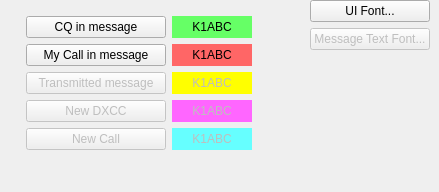
     <widget class="QWidget" name="colors_tab">
      <attribute name="title">
       <string>UI</string>
      </attribute>
      <widget class="QWidget" name="xQ" native="true">
       <property name="geometry">
        <rect>
         <x>0</x>
         <y>0</y>
         <width>430</width>
         <height>183</height>
        </rect>
       </property>
       <layout class="QHBoxLayout" name="horizontalLayout_3">
        <item>
         <layout class="QGridLayout" name="gridLayout_5" rowstretch="1,1,2" columnstretch="1,1,2">
          <item row="1" column="1">
           <layout class="QGridLayout" name="gridLayout_13">
            <item row="0" column="1">
             <widget class="QLabel" name="labCQ">
              <property name="minimumSize">
               <size>
                <width>80</width>
                <height>20</height>
               </size>
              </property>
              <property name="styleSheet">
               <string notr="true">QLabel{background-color: #66ff66}</string>
              </property>
              <property name="text">
               <string>K1ABC</string>
              </property>
              <property name="alignment">
               <set>Qt::AlignCenter</set>
              </property>
             </widget>
            </item>
            <item row="0" column="0">
             <widget class="QPushButton" name="pbCQmsg">
              <property name="minimumSize">
               <size>
                <width>140</width>
                <height>0</height>
               </size>
              </property>
              <property name="text">
               <string>CQ in message</string>
              </property>
             </widget>
            </item>
            <item row="1" column="0">
             <widget class="QPushButton" name="pbMyCall">
              <property name="minimumSize">
               <size>
                <width>140</width>
                <height>0</height>
               </size>
              </property>
              <property name="text">
               <string>My Call in message</string>
              </property>
             </widget>
            </item>
            <item row="1" column="1">
             <widget class="QLabel" name="labMyCall">
              <property name="minimumSize">
               <size>
                <width>80</width>
                <height>20</height>
               </size>
              </property>
              <property name="styleSheet">
               <string notr="true">QLabel{background-color: #ff6666}</string>
              </property>
              <property name="text">
               <string>K1ABC</string>
              </property>
              <property name="alignment">
               <set>Qt::AlignCenter</set>
              </property>
             </widget>
            </item>
            <item row="2" column="0">
             <widget class="QPushButton" name="pbTxMsg">
              <property name="enabled">
               <bool>false</bool>
              </property>
              <property name="minimumSize">
               <size>
                <width>140</width>
                <height>0</height>
               </size>
              </property>
              <property name="text">
               <string>Transmitted message</string>
              </property>
             </widget>
            </item>
            <item row="2" column="1">
             <widget class="QLabel" name="labTx">
              <property name="enabled">
               <bool>false</bool>
              </property>
              <property name="minimumSize">
               <size>
                <width>80</width>
                <height>20</height>
               </size>
              </property>
              <property name="styleSheet">
               <string notr="true">QLabel{background-color: yellow}</string>
              </property>
              <property name="text">
               <string>K1ABC</string>
              </property>
              <property name="alignment">
               <set>Qt::AlignCenter</set>
              </property>
             </widget>
            </item>
            <item row="3" column="1">
             <widget class="QLabel" name="labDXCC">
              <property name="enabled">
               <bool>false</bool>
              </property>
              <property name="minimumSize">
               <size>
                <width>80</width>
                <height>20</height>
               </size>
              </property>
              <property name="styleSheet">
               <string notr="true">QLabel{background-color: #ff66ff}</string>
              </property>
              <property name="text">
               <string>K1ABC</string>
              </property>
              <property name="alignment">
               <set>Qt::AlignCenter</set>
              </property>
             </widget>
            </item>
            <item row="4" column="0">
             <widget class="QPushButton" name="pbNewCall">
              <property name="enabled">
               <bool>false</bool>
              </property>
              <property name="minimumSize">
               <size>
                <width>140</width>
                <height>0</height>
               </size>
              </property>
              <property name="text">
               <string>New Call</string>
              </property>
             </widget>
            </item>
            <item row="3" column="0">
             <widget class="QPushButton" name="pbNewDXCC">
              <property name="enabled">
               <bool>false</bool>
              </property>
              <property name="minimumSize">
               <size>
                <width>140</width>
                <height>0</height>
               </size>
              </property>
              <property name="text">
               <string>New DXCC</string>
              </property>
             </widget>
            </item>
            <item row="4" column="1">
             <widget class="QLabel" name="labNewCall">
              <property name="enabled">
               <bool>false</bool>
              </property>
              <property name="minimumSize">
               <size>
                <width>80</width>
                <height>20</height>
               </size>
              </property>
              <property name="styleSheet">
               <string notr="true">QLabel{background-color: #66ffff}</string>
              </property>
              <property name="text">
               <string>K1ABC</string>
              </property>
              <property name="alignment">
               <set>Qt::AlignCenter</set>
              </property>
             </widget>
            </item>
           </layout>
          </item>
          <item row="0" column="1">
           <spacer name="verticalSpacer_9">
            <property name="orientation">
             <enum>Qt::Vertical</enum>
            </property>
            <property name="sizeHint" stdset="0">
             <size>
              <width>0</width>
              <height>0</height>
             </size>
            </property>
           </spacer>
          </item>
          <item row="1" column="0">
           <spacer name="horizontalSpacer_5">
            <property name="orientation">
             <enum>Qt::Horizontal</enum>
            </property>
            <property name="sizeHint" stdset="0">
             <size>
              <width>0</width>
              <height>0</height>
             </size>
            </property>
           </spacer>
          </item>
          <item row="2" column="1">
           <spacer name="verticalSpacer_10">
            <property name="orientation">
             <enum>Qt::Vertical</enum>
            </property>
            <property name="sizeHint" stdset="0">
             <size>
              <width>0</width>
              <height>0</height>
             </size>
            </property>
           </spacer>
          </item>
          <item row="1" column="2">
           <spacer name="horizontalSpacer_8">
            <property name="orientation">
             <enum>Qt::Horizontal</enum>
            </property>
            <property name="sizeHint" stdset="0">
             <size>
              <width>0</width>
              <height>0</height>
             </size>
            </property>
           </spacer>
          </item>
         </layout>
        </item>
        <item>
         <layout class="QVBoxLayout" name="verticalLayout_6">
          <item>
           <widget class="QPushButton" name="font_push_button">
            <property name="enabled">
             <bool>true</bool>
            </property>
            <property name="toolTip">
             <string>Set the font characteristics for the application.</string>
            </property>
            <property name="text">
             <string>UI Font...</string>
            </property>
           </widget>
          </item>
          <item>
           <widget class="QPushButton" name="decoded_text_font_push_button">
            <property name="enabled">
             <bool>false</bool>
            </property>
            <property name="toolTip">
             <string>Set the font characteristics for the Band Activity and Rx Frequency areas.</string>
            </property>
            <property name="text">
             <string>Message Text Font...</string>
            </property>
           </widget>
          </item>
          <item>
           <spacer name="verticalSpacer">
            <property name="orientation">
             <enum>Qt::Vertical</enum>
            </property>
            <property name="sizeHint" stdset="0">
             <size>
              <width>0</width>
              <height>0</height>
             </size>
            </property>
           </spacer>
          </item>
         </layout>
        </item>
       </layout>
      </widget>
     </widget>
